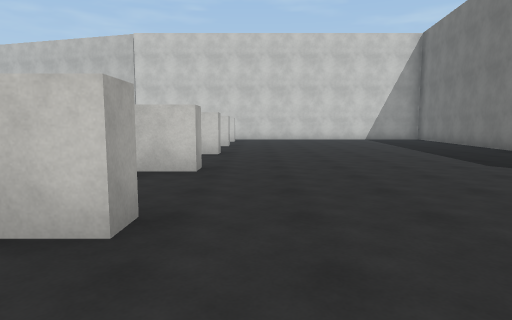
view 1 (above)

24 first-person views from a walk through a 3-D level made in the Unity game engine. The camera is 1.4 m above the floor, tilts 6° down and sees 75° across. The floor is counted in squares, 2 m on a side. Each view is taken from the middle of a square. On the plan, view 1 faces up. The plan holds only what a view shows up to about 10 squares ahead; the rest is blank. The place goes on beyond the plan. The player character is not drawn. Surface patterns are stand-ins for the level's own textures.

view 2
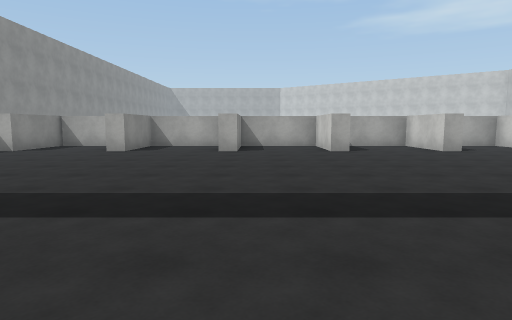

view 3
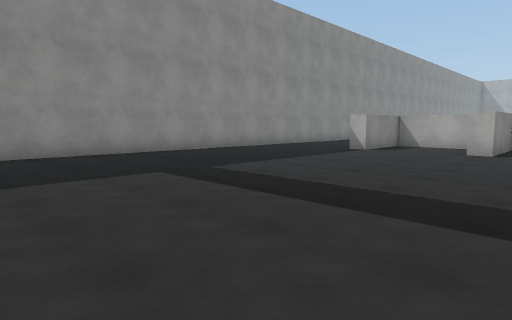

view 4
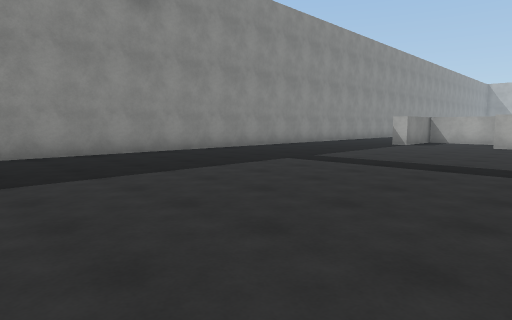

view 5
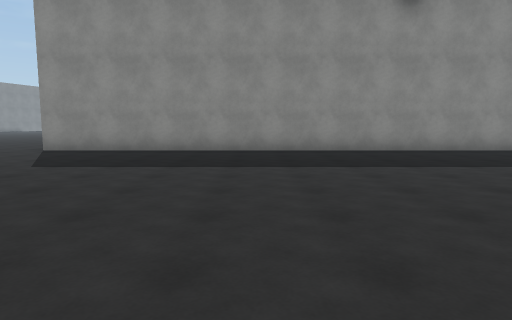

view 6
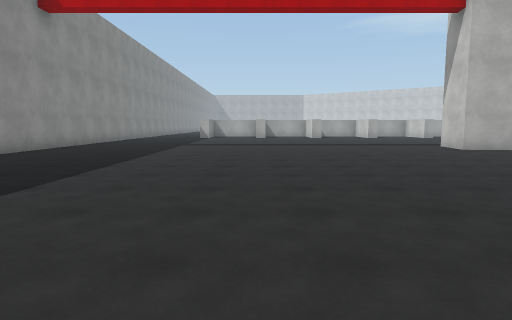

view 7
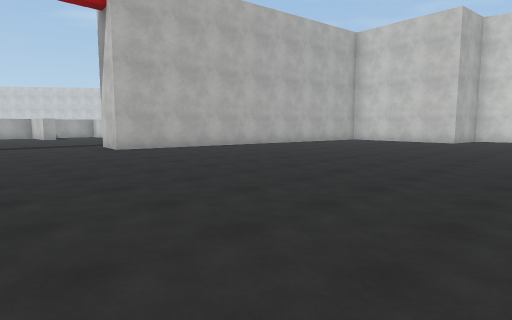

view 8
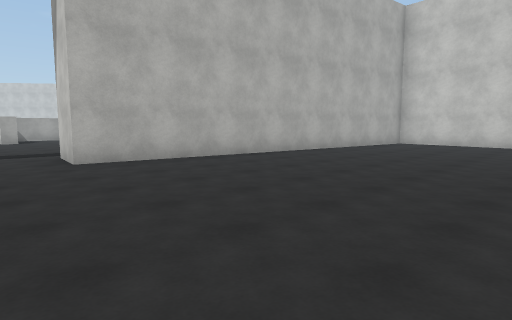

view 9
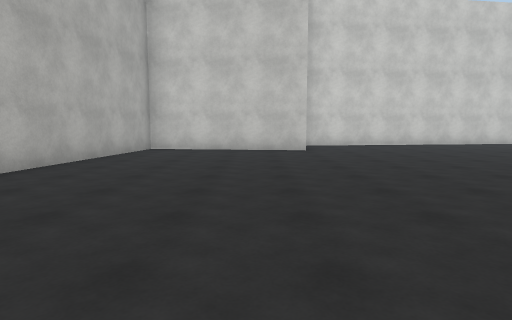

view 10
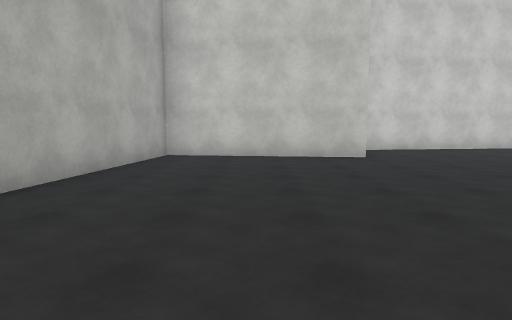

view 11
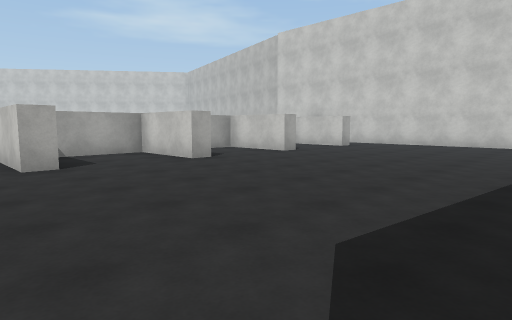

view 12
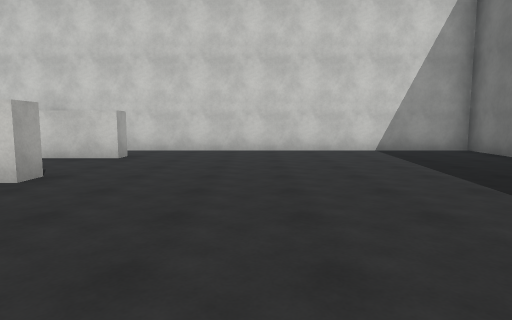

view 13
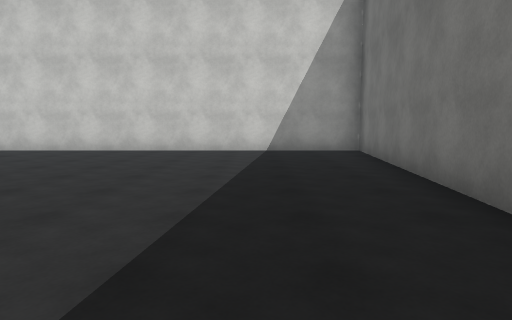

view 14
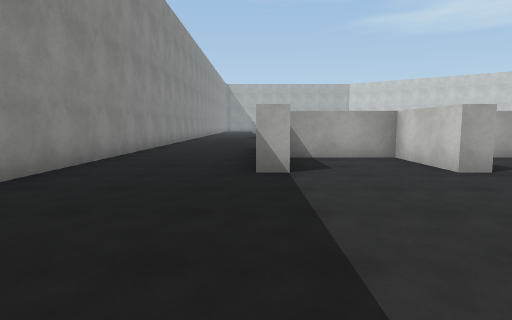

view 15
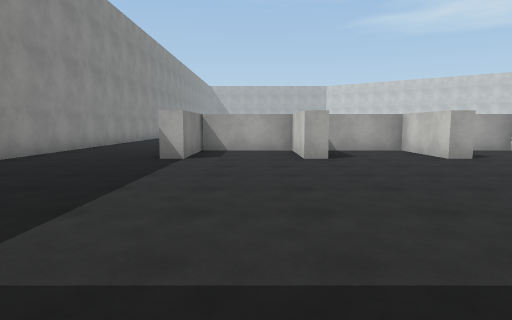

view 16
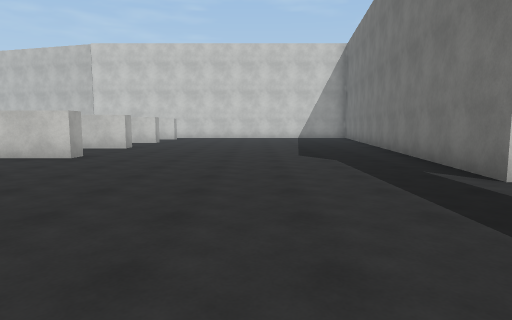

view 17
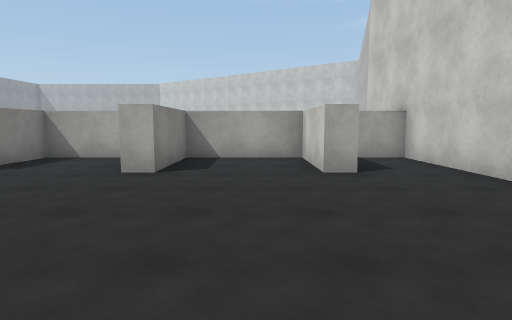

view 18
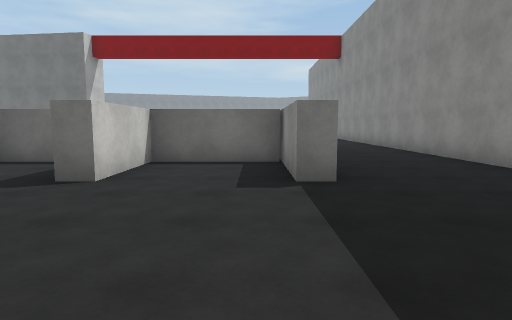

view 19
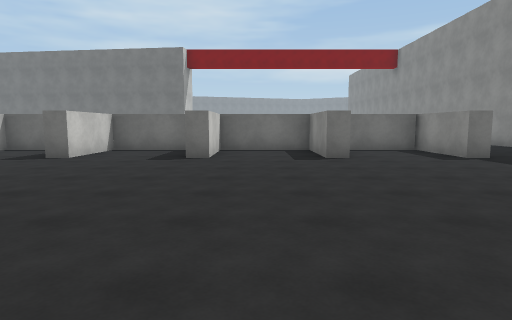

view 20
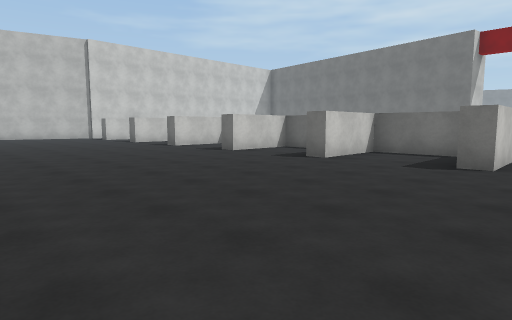

view 21
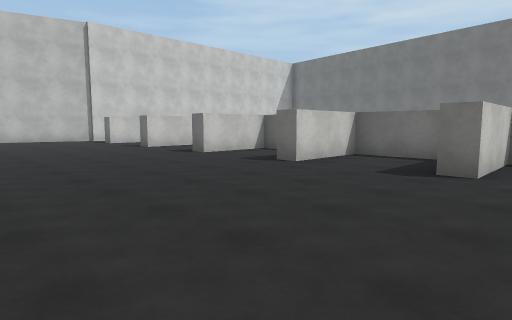

view 22
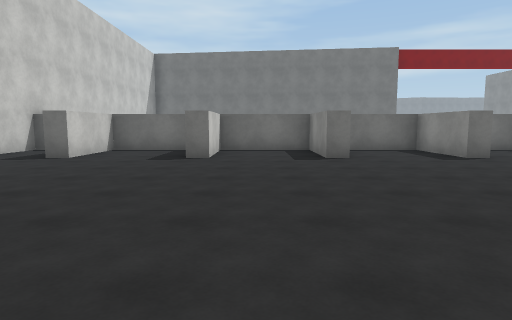

view 23
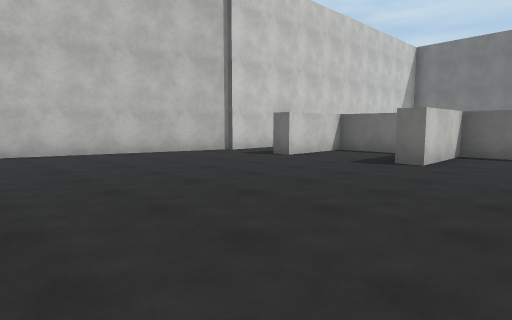

view 24
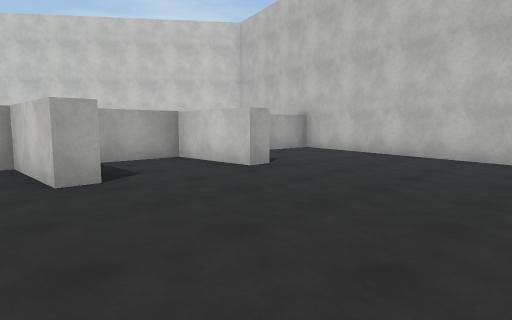

### Floor plan
Points are (right, up) in squares from view 1. A wall is a line through its corners. A room is listed if a view was taken in it or the views show most of it. See-through windows are left out.
Room 1 (views 1, 2, 3, 4, 5, 6, 7, 8, 9, 10, 11, 12, 13, 14, 15, 16, 17)
walls: (-0.9, 2.6) (-0.9, 2) (-3.1, 2) (-3.1, 0.9); (-0.9, 5.6) (-0.9, 5) (-2.8, 5); (-2, -0.5) (-0.9, -0.5) (-0.9, -1) (-3.1, -1) (-3.1, -3.5) (-0.9, -3.5) (-0.9, -4) (-3.1, -4) (-3.1, -6.5); (-0.9, 8.5) (-0.9, 8) (-3.1, 8) (-3.1, 6); (13.5, 12.2) (8.9, 12.8) (7.6, 1.9) (6.1, 2.1) (7.8, 16.2) (-3.1, 16.2) (-3.1, 15.1); (1.9, -10.1) (16.9, -10.1); (-3.1, 10.1) (-3.1, 8.5) (-1.8, 8.5); (-2.9, -6.5) (-0.9, -6.5) (-0.9, -7); (-0.9, 14.6) (-0.9, 14) (-3.1, 14) (-3.1, 11.5) (-0.9, 11.5) (-0.9, 11) (-2.2, 11); (17.6, 14.8) (14.1, 14.4)
ways out: opening at (-1, -8.5) to room 2; gap at (17, -11)
Room 2 (views 18, 19, 20, 21, 22, 23, 24)
walls: (-3.6, 2.8) (-3.6, 5) (-5.9, 5) (-5.9, 5.5) (-3.6, 5.5) (-3.6, 8) (-5.9, 8) (-5.9, 8.5) (-3.6, 8.5) (-3.6, 11) (-5.9, 11) (-5.9, 11.5); (-3.6, -0.1) (-3.6, 2) (-5.9, 2) (-5.9, 2.5); (-12.1, 11.6) (-12.1, 11) (-14.5, 11); (-3.6, 11.9) (-3.6, 14) (-5.9, 14) (-5.9, 14.5); (-12.1, 14.5) (-12.1, 14) (-14.4, 14) (-14.4, 12.2); (-5.9, -7.1) (-5.9, -6.5) (-2.9, -6.5); (-3.6, -6.5) (-3.6, -4) (-5.9, -4) (-5.9, -3.5) (-3.6, -3.5) (-3.6, -1) (-5.9, -1) (-5.9, -0.5); (-5.6, 16.3) (-13, 18.3); (-3.6, 16.2) (-5.8, 16.2); (-6, -10.1) (0.1, -10.1); (-14.4, 17.9) (-14.4, 16.9)
ways out: opening at (-1, -8.5) to room 1

Where each view was taken, in squares from view 1:
view 1: 0 up, 0 right, facing up
view 2: 0 up, 8 right, facing left
view 3: 2 down, 8 right, facing down-left
view 4: 2 down, 11 right, facing down-left
view 5: 1 down, 11 right, facing down
view 6: 4 down, 17 right, facing left
view 7: 2 down, 17 right, facing up-left
view 8: 0 up, 14 right, facing up-left
view 9: 3 up, 12 right, facing up
view 10: 5 up, 11 right, facing up
view 11: 4 up, 5 right, facing up-left
view 12: 7 up, 2 right, facing up
view 13: 7 up, 5 right, facing up
view 14: 7 down, 4 right, facing left
view 15: 5 down, 6 right, facing left
view 16: 2 down, 3 right, facing up
view 17: 13 up, 4 right, facing left
view 18: 6 down, 10 left, facing right
view 19: 2 down, 13 left, facing right
view 20: 2 down, 12 left, facing up-right
view 21: 1 up, 11 left, facing up-right
view 22: 10 up, 13 left, facing right
view 23: 9 up, 12 left, facing up-right
view 24: 10 up, 8 left, facing up-left
